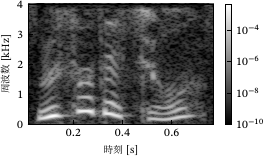

Source code (Python):
from pathlib import PurePath

import matplotlib.pyplot as plt
import numpy as np
from matplotlib.colors import LogNorm
from scipy import signal
from constant import constants
from scipy.io import wavfile

plt.style.use(["sigproc", "sigproc-wide"])

filename = "phone_spectrogram.wav"
samplerate, data = wavfile.read(str(PurePath(__file__).parent / filename))

x = (data.astype(np.double) - 128) / 127
f, t, spec = signal.spectrogram(
    x, fs=samplerate, window="hann", nperseg=256, noverlap=255, nfft=len(x)
)

fig, ax = plt.subplots()
img = ax.pcolormesh(
    t, f, spec, norm=LogNorm(vmin=1e-10, vmax=np.max(spec)), rasterized=True
)
fig.colorbar(img)
ax.set_xlabel("時刻[s]")
ax.set_ylabel("周波数[Hz]")
fig.savefig(str(PurePath(__file__).parent / (PurePath(__file__).stem + ".pdf")))
